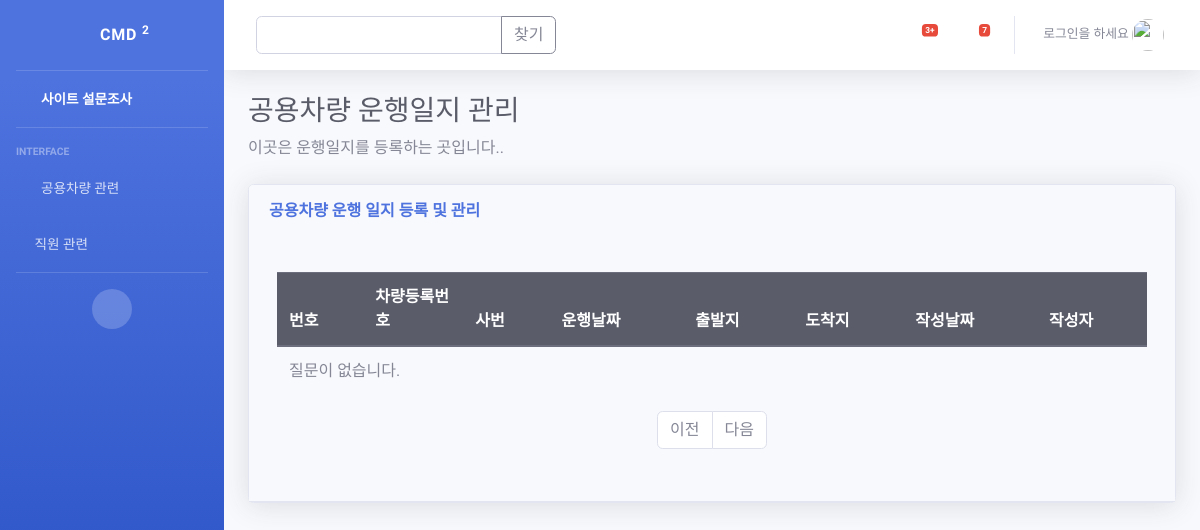
Page /pybo/drive_list/ on the earlier database version.
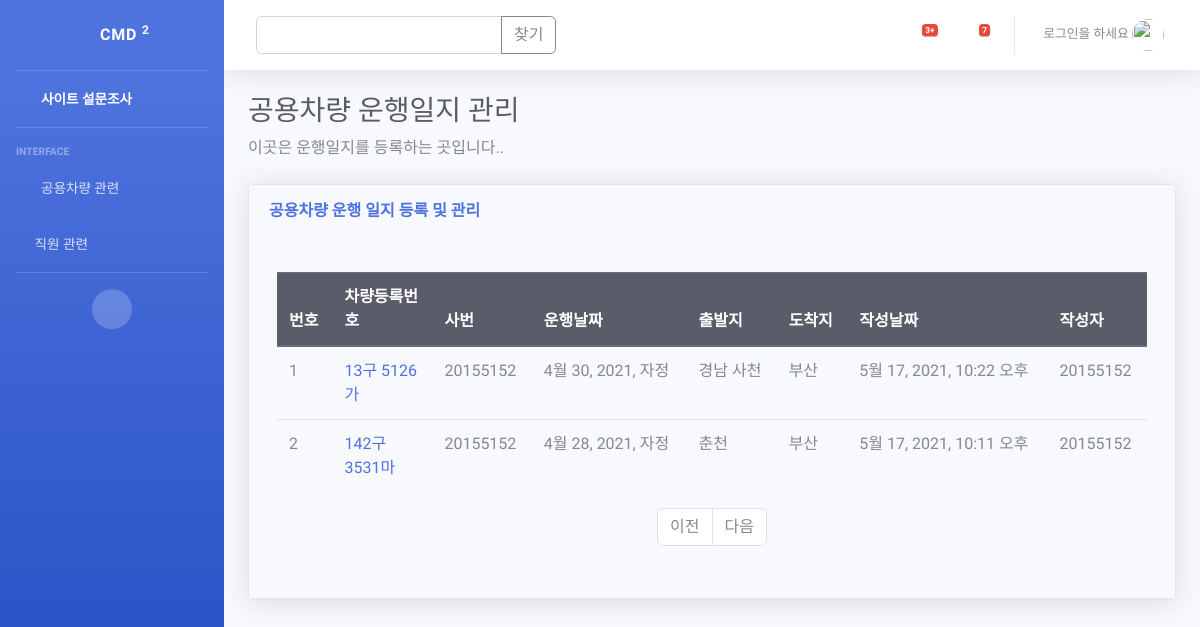
Same page on the later database version.
### pybo/models.py (models this page shows)
class CMD_Question(models.Model):
    subject = models.CharField(max_length=200)
    Car_num = models.CharField(max_length=15)
    bussiness_manager = models.CharField(max_length=10)
    bussiness_num = models.CharField(max_length=15)
    author = models.ForeignKey(User, on_delete=models.CASCADE)
    start_date = models.DateTimeField()
    start_pos = models.CharField(max_length=10)
    destination_pos = models.CharField(max_length=10)
    depart_date = models.CharField(max_length=25)
    arrive_date =models.CharField(max_length=25)
    create_date = models.DateTimeField()
    modify_date = models.DateTimeField(null=True, blank=True)

### pybo/views_drive.py (the view)
# urls.py: path('drive_list/', views_drive.CMD_index, name='CMD_index'),
def CMD_index(request):
    page = request.GET.get('page', '1')  # 페이지
    kw = request.GET.get('kw', '')  # 검색어
    cmd_question_list = CMD_Question.objects.order_by('-create_date')
    if kw:
        cmd_question_list = cmd_question_list.filter(
            Q(Car_num__icontains=kw)   # 제목검색
        ).distinct()
    paginator = Paginator(cmd_question_list, 10)  # 페이지당 10개씩 보여주기
    page_obj = paginator.get_page(page)
    context = {'cmd_question_list': page_obj, 'page': page, 'kw': kw}
    return render(request, 'pybo/drive_list.html', context)

### templates/pybo/drive_list.html (shortened to what this page needs)
{% extends 'base.html' %}
{% block content %}
    <h1 class="h3 mb-2 text-gray-800">공용차량 운행일지 관리</h1>
    <p class="mb-4">이곳은 운행일지를 등록하는 곳입니다..
    </p>
    <div class="card shadow mb-4">
        <div class="card-header py-3">
            <div class="row">
                <div class="col-sm-12 col-md-6">
                    <h6 class="m-0 font-weight-bold text-primary">공용차량 운행 일지 등록 및 관리</h6>
                </div>
                <div class="card-body">
                    <div class="table-responsive">
                        <table class="table table-bordered" id="dataTable" width="100%" cellspacing="0">
                            <tbody>
                            <div class="container my-3">
                                <table class="table">
                                    <thead>
                                    <tr class="thead-dark">
                                        <th>번호</th>
                                        <th style="width:100px">차량등록번호</th>
                                        <th>사번</th>
                                        <th>운행날짜</th>
                                        <th>출발지</th>
                                        <th>도착지</th>
                                        <th>작성날짜</th>
                                        <th>작성자</th>
                                    </tr>
                                    </thead>
                                    <tbody>
                                    {% if cmd_question_list %}
                                        {% for cmd_question in cmd_question_list %}
                                            <tr>
                                                <td>{{ forloop.counter }}</td>
                                                <td>
                                                    <a href="{% url 'pybo:CMD_detail' cmd_question.id %}">{{ cmd_question.Car_num }}</a>
                                                </td>
                                                <td>{{ cmd_question.bussiness_num }}</td>
                                                <td>{{ cmd_question.start_date }}</td>
                                                <td>{{ cmd_question.start_pos }}</td>
                                                <td>{{ cmd_question.destination_pos }}</td>
                                                <td>{{ cmd_question.create_date }}</td>
                                                <td>{{ cmd_question.author.username }}</td>
                                            </tr>
                                        {% endfor %}
                                    {% else %}
                                        <tr>
                                            <td colspan="3">질문이 없습니다.</td>
                                        </tr>
                                    {% endif %}
                                    </tbody>
                                </table>
                            </div>
                            <ul class="pagination justify-content-center">
                                {% if cmd_question.has_previous %}
                                    <li class="page-item">
                                        <a class="page-link" href="?page={{ cmd_question.previous_page_number }}">이전</a>
                                    </li>
                                {% else %}
                                    <li class="page-item disabled">
                                        <a class="page-link" tabindex="-1" aria-disabled="true" href="#">이전</a>
                                    </li>
                                {% endif %}
                                {% if cmd_question.has_next %}
                                    <li class="page-item">
                                        <a class="page-link" href="?page={{ cmd_question.next_page_number }}">다음</a>
                                    </li>
                                {% else %}
                                    <li class="page-item disabled">
                                        <a class="page-link" tabindex="-1" aria-disabled="true" href="#">다음</a>
                                    </li>
                                {% endif %}
                            </ul>
{% endblock %}

### templates/base.html (shortened to what this page needs)
{% load static %}
<!DOCTYPE html>
<html lang="en">
<head>
    <link href={% static "vendor/fontawesome-free/css/all.min.css" %} rel="stylesheet" type="text/css">
    <link href={% static "css/sb-admin-2.min.css" %} rel="stylesheet">
</head>
<body id="page-top">
<div id="wrapper">
    <ul class="navbar-nav bg-gradient-primary sidebar sidebar-dark accordion" id="accordionSidebar">
        <a class="sidebar-brand d-flex align-items-center justify-content-center" href={% url "pybo:index" %}>
            <div class="sidebar-brand-icon rotate-n-15">
                <i class="fas fa-laugh-wink"></i>
            </div>
            <div class="sidebar-brand-text mx-3">CMD <sup>2</sup></div>
        <hr class="sidebar-divider my-0">
        <li class="nav-item active">
            <a class="nav-link" href={% url 'pybo:static' %}>
                <i class="fas fa-fw fa-tachometer-alt"></i>
                <span>사이트 설문조사</span></a>
        </li>
        <hr class="sidebar-divider">
        <div class="sidebar-heading">
            Interface
        </div>
        <li class="nav-item">
            <a class="nav-link collapsed" href="#" data-toggle="collapse" data-target="#collapseOne"
               aria-expanded="true" aria-controls="collapseTwo">
                <i class="fas fa-fw fa-cog"></i>
                <span>공용차량 관련</span>
            </a>
        </li>
        <li class="nav-item">
            <a class="nav-link collapsed" href="#" data-toggle="collapse" data-target="#collapseTwo"
               aria-expanded="true" aria-controls="collapseTwo">
                <i class="fas fa-address-card"></i>
                <span>직원 관련</span>
            </a>
        </li>
        <hr class="sidebar-divider">
        <div class="text-center d-none d-md-inline">
            <button class="rounded-circle border-0" id="sidebarToggle"></button>
        </div>
    </ul>
    <div id="content-wrapper" class="d-flex flex-column">
        <div id="content">
            <nav class="navbar navbar-expand navbar-light bg-white topbar mb-4 static-top shadow">
                <div class="d-none d-sm-inline-block form-inline mr-auto ml-md-3 my-2 my-md-0 mw-100 navbar-search-3">
                    <div class="input-group">
                        <input type="text" class="form-control kw" value="{{ kw|default_if_none:'' }}">
                        <div class="input-group-append">
                            <button class="btn btn-outline-secondary" type="button" id="btn_search">찾기</button>
                        </div>
                    </div>
                </div>
                <ul class="navbar-nav ml-auto">
                    <li class="nav-item dropdown no-arrow mx-1">
                        <a class="nav-link dropdown-toggle" href="#" id="alertsDropdown" role="button"
                           data-toggle="dropdown" aria-haspopup="true" aria-expanded="false">
                            <i class="fas fa-bell fa-fw"></i>
                            <span class="badge badge-danger badge-counter">3+</span>
                        </a>
                    </li>
                    <li class="nav-item dropdown no-arrow mx-1">
                        <a class="nav-link dropdown-toggle" href="#" id="messagesDropdown" role="button"
                           data-toggle="dropdown" aria-haspopup="true" aria-expanded="false">
                            <i class="fas fa-envelope fa-fw"></i>
                            <span class="badge badge-danger badge-counter">7</span>
                        </a>
                    </li>
                    <li class="nav-item dropdown no-arrow">
                        <a class="nav-link dropdown-toggle" href="#" id="userDropdown" role="button"
                           data-toggle="dropdown" aria-haspopup="true" aria-expanded="false">
                            <span class="mr-2 d-none d-lg-inline text-gray-600 small">
                                {% if user.is_authenticated %}
                                    {{ user.username }}</span>
                                {% else %}
                                    <span>로그인을 하세요</span>
                                {% endif %}
                            <img class="img-profile rounded-circle"
                                 src={% static "img/undraw_profile.svg" %}>
                        </a>
                    </li>
                </ul>
            </nav>
            <div class="container-fluid">
                {% block content %}{% endblock %}
</body>
</html>

Differences in the rows shown:
added CMD_Question: Car_num "13구 5126가", bussiness_num "20155152", start_date "4월 30, 2021, 자정", start_pos "경남 사천", destination_pos "부산", create_date "5월 17, 2021, 10:22 오후", author.username "20155152"
added CMD_Question: Car_num "142구3531마", bussiness_num "20155152", start_date "4월 28, 2021, 자정", start_pos "춘천", destination_pos "부산", create_date "5월 17, 2021, 10:11 오후", author.username "20155152"
Other differences:
text no longer shown: "질문이 없습니다."
